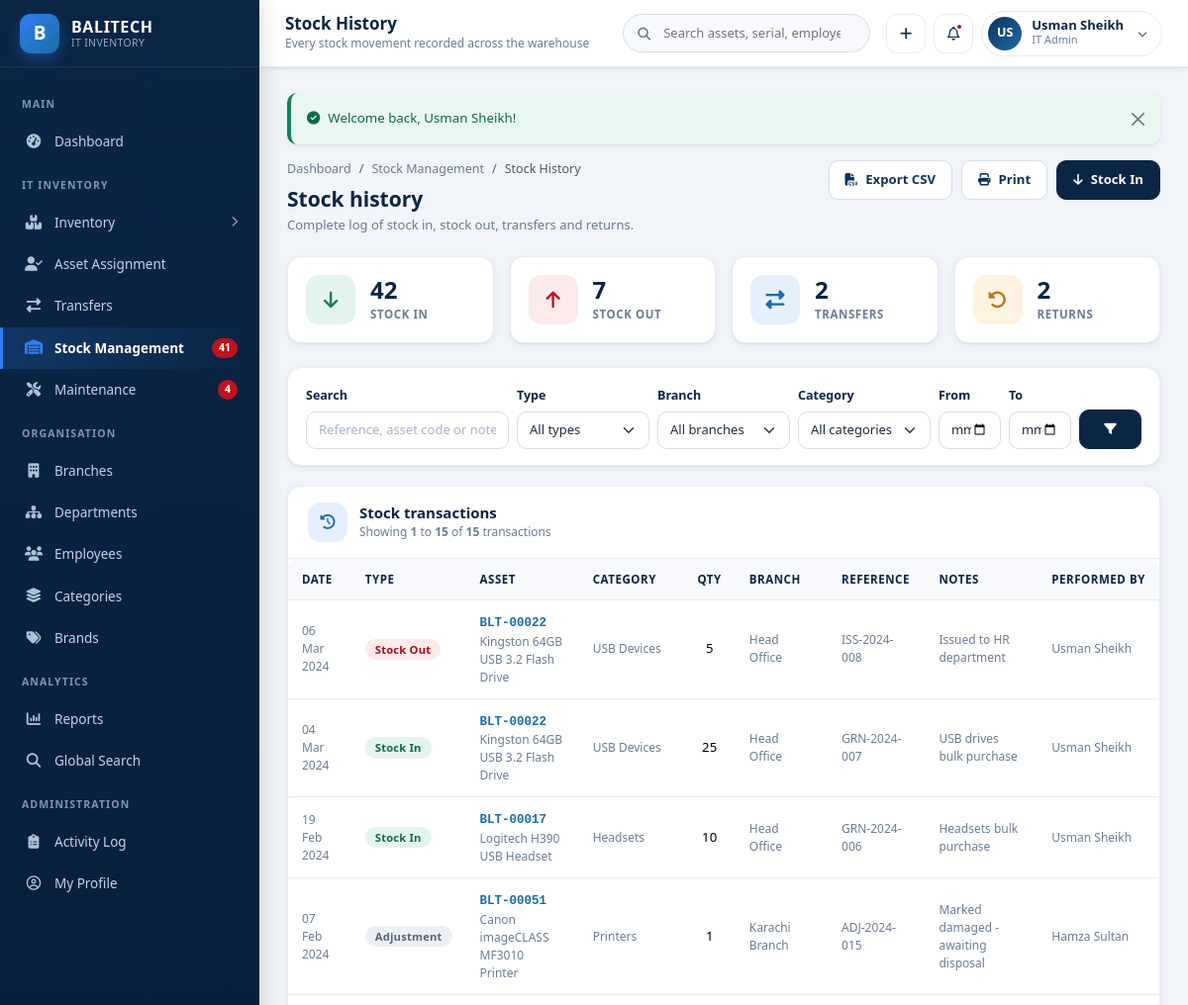
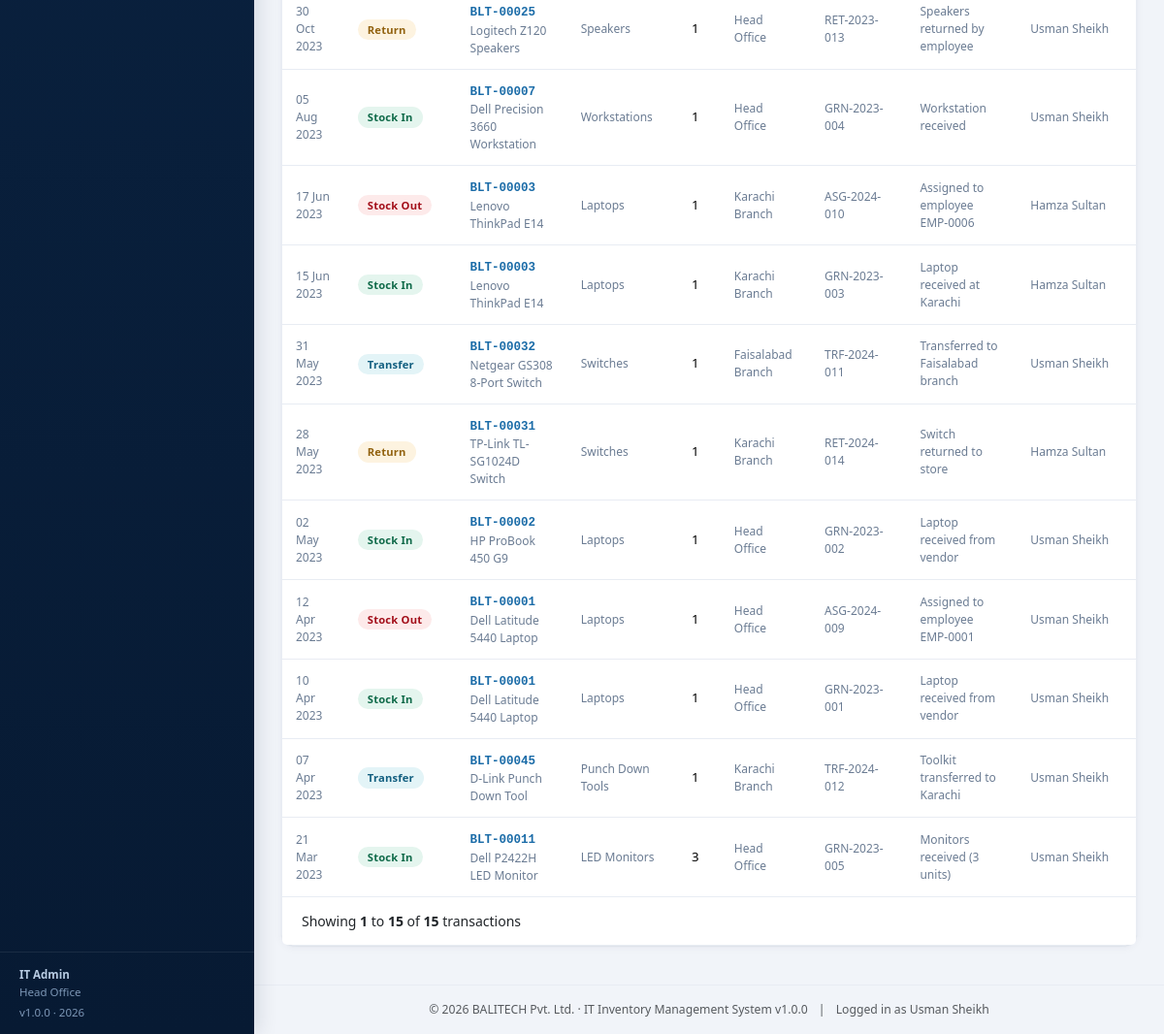
/stock/history.php (signed in), run on the app's committed database (2 pictures, top to bottom).
### tables this page shows
CREATE TABLE `users` (
  `id` INT UNSIGNED NOT NULL AUTO_INCREMENT,
  `username` VARCHAR(60) NOT NULL,
  `full_name` VARCHAR(120) NOT NULL,
  `email` VARCHAR(120) NOT NULL,
  `password` VARCHAR(255) NOT NULL,
  `role` ENUM('super_admin','it_admin','branch_staff','dept_manager') NOT NULL DEFAULT 'branch_staff',
  `branch_id` INT UNSIGNED DEFAULT NULL,
  `department_id` INT UNSIGNED DEFAULT NULL,
  `phone` VARCHAR(30) DEFAULT NULL,
  `avatar` VARCHAR(255) DEFAULT NULL,
  `status` ENUM('active','inactive') NOT NULL DEFAULT 'active',
  `last_login` DATETIME DEFAULT NULL,
  `created_at` DATETIME NOT NULL DEFAULT CURRENT_TIMESTAMP,
  `updated_at` DATETIME NOT NULL DEFAULT CURRENT_TIMESTAMP ON UPDATE CURRENT_TIMESTAMP,
  PRIMARY KEY (`id`),
  UNIQUE KEY `uq_user_username` (`username`),
  UNIQUE KEY `uq_user_email` (`email`),
  KEY `idx_user_role` (`role`),
  KEY `idx_user_branch` (`branch_id`),
  KEY `idx_user_dept` (`department_id`),
  CONSTRAINT `fk_user_branch` FOREIGN KEY (`branch_id`) REFERENCES `branches` (`id`) ON DELETE SET NULL ON UPDATE CASCADE,
  CONSTRAINT `fk_user_dept` FOREIGN KEY (`department_id`) REFERENCES `departments` (`id`) ON DELETE SET NULL ON UPDATE CASCADE
);

CREATE TABLE `branches` (
  `id` INT UNSIGNED NOT NULL AUTO_INCREMENT,
  `branch_code` VARCHAR(20) NOT NULL,
  `branch_name` VARCHAR(120) NOT NULL,
  `city` VARCHAR(80) NOT NULL,
  `address` VARCHAR(255) DEFAULT NULL,
  `branch_manager` VARCHAR(120) DEFAULT NULL,
  `contact_number` VARCHAR(30) DEFAULT NULL,
  `email` VARCHAR(120) DEFAULT NULL,
  `status` ENUM('active','inactive') NOT NULL DEFAULT 'active',
  `created_at` DATETIME NOT NULL DEFAULT CURRENT_TIMESTAMP,
  `updated_at` DATETIME NOT NULL DEFAULT CURRENT_TIMESTAMP ON UPDATE CURRENT_TIMESTAMP,
  PRIMARY KEY (`id`),
  UNIQUE KEY `uq_branch_code` (`branch_code`),
  KEY `idx_branch_status` (`status`),
  KEY `idx_branch_name` (`branch_name`)
);

CREATE TABLE `stock_transactions` (
  `id` INT UNSIGNED NOT NULL AUTO_INCREMENT,
  `asset_id` INT UNSIGNED DEFAULT NULL,
  `category_id` INT UNSIGNED DEFAULT NULL,
  `transaction_type` ENUM('in','out','transfer','return','adjustment') NOT NULL,
  `quantity` INT NOT NULL DEFAULT 1,
  `branch_id` INT UNSIGNED DEFAULT NULL,
  `reference_no` VARCHAR(60) DEFAULT NULL,
  `notes` VARCHAR(255) DEFAULT NULL,
  `performed_by` INT UNSIGNED DEFAULT NULL,
  `transaction_date` DATE NOT NULL,
  `created_at` DATETIME NOT NULL DEFAULT CURRENT_TIMESTAMP,
  PRIMARY KEY (`id`),
  KEY `idx_stk_asset` (`asset_id`),
  KEY `idx_stk_category` (`category_id`),
  KEY `idx_stk_type` (`transaction_type`),
  KEY `idx_stk_date` (`transaction_date`),
  KEY `idx_stk_branch` (`branch_id`),
  CONSTRAINT `fk_stk_asset` FOREIGN KEY (`asset_id`) REFERENCES `inventory` (`id`) ON DELETE CASCADE ON UPDATE CASCADE,
  CONSTRAINT `fk_stk_category` FOREIGN KEY (`category_id`) REFERENCES `asset_categories` (`id`) ON DELETE SET NULL ON UPDATE CASCADE,
  CONSTRAINT `fk_stk_branch` FOREIGN KEY (`branch_id`) REFERENCES `branches` (`id`) ON DELETE SET NULL ON UPDATE CASCADE,
  CONSTRAINT `fk_stk_user` FOREIGN KEY (`performed_by`) REFERENCES `users` (`id`) ON DELETE SET NULL ON UPDATE CASCADE
);

CREATE TABLE `inventory` (
  `id` INT UNSIGNED NOT NULL AUTO_INCREMENT,
  `asset_code` VARCHAR(30) NOT NULL,
  `category_id` INT UNSIGNED NOT NULL,
  `brand_id` INT UNSIGNED DEFAULT NULL,
  `equipment_name` VARCHAR(150) NOT NULL,
  `model_number` VARCHAR(100) DEFAULT NULL,
  `serial_number` VARCHAR(100) DEFAULT NULL,
  `branch_id` INT UNSIGNED DEFAULT NULL,
  `department_id` INT UNSIGNED DEFAULT NULL,
  `assigned_employee_id` INT UNSIGNED DEFAULT NULL,
  `purchase_date` DATE DEFAULT NULL,
  `purchase_price` DECIMAL(12,2) NOT NULL DEFAULT 0.00,
  `warranty_expiry` DATE DEFAULT NULL,
  `asset_condition` ENUM('New','Good','Fair','Poor') NOT NULL DEFAULT 'Good',
  `status` ENUM('available','assigned','under_maintenance','damaged','retired') NOT NULL DEFAULT 'available',
  `remarks` TEXT DEFAULT NULL,
  `created_by` INT UNSIGNED DEFAULT NULL,
  `created_at` DATETIME NOT NULL DEFAULT CURRENT_TIMESTAMP,
  `updated_at` DATETIME NOT NULL DEFAULT CURRENT_TIMESTAMP ON UPDATE CURRENT_TIMESTAMP,
  PRIMARY KEY (`id`),
  UNIQUE KEY `uq_asset_code` (`asset_code`),
  UNIQUE KEY `uq_asset_serial` (`serial_number`),
  KEY `idx_inv_category` (`category_id`),
  KEY `idx_inv_brand` (`brand_id`),
  KEY `idx_inv_branch` (`branch_id`),
  KEY `idx_inv_dept` (`department_id`),
  KEY `idx_inv_emp` (`assigned_employee_id`),
  KEY `idx_inv_status` (`status`),
  KEY `idx_inv_purchase` (`purchase_date`),
  KEY `idx_inv_name` (`equipment_name`),
  CONSTRAINT `fk_inv_category` FOREIGN KEY (`category_id`) REFERENCES `asset_categories` (`id`) ON DELETE RESTRICT ON UPDATE CASCADE,
  CONSTRAINT `fk_inv_brand` FOREIGN KEY (`brand_id`) REFERENCES `brands` (`id`) ON DELETE SET NULL ON UPDATE CASCADE,
  CONSTRAINT `fk_inv_branch` FOREIGN KEY (`branch_id`) REFERENCES `branches` (`id`) ON DELETE SET NULL ON UPDATE CASCADE,
  CONSTRAINT `fk_inv_dept` FOREIGN KEY (`department_id`) REFERENCES `departments` (`id`) ON DELETE SET NULL ON UPDATE CASCADE,
  CONSTRAINT `fk_inv_emp` FOREIGN KEY (`assigned_employee_id`) REFERENCES `employees` (`id`) ON DELETE SET NULL ON UPDATE CASCADE,
  CONSTRAINT `fk_inv_user` FOREIGN KEY (`created_by`) REFERENCES `users` (`id`) ON DELETE SET NULL ON UPDATE CASCADE
);

CREATE TABLE `asset_categories` (
  `id` INT UNSIGNED NOT NULL AUTO_INCREMENT,
  `category_code` VARCHAR(20) NOT NULL,
  `category_name` VARCHAR(120) NOT NULL,
  `parent_id` INT UNSIGNED DEFAULT NULL,
  `description` VARCHAR(255) DEFAULT NULL,
  `low_stock_threshold` INT NOT NULL DEFAULT 5,
  `status` ENUM('active','inactive') NOT NULL DEFAULT 'active',
  `created_at` DATETIME NOT NULL DEFAULT CURRENT_TIMESTAMP,
  PRIMARY KEY (`id`),
  UNIQUE KEY `uq_cat_code` (`category_code`),
  KEY `idx_cat_parent` (`parent_id`),
  KEY `idx_cat_name` (`category_name`),
  CONSTRAINT `fk_cat_parent` FOREIGN KEY (`parent_id`) REFERENCES `asset_categories` (`id`) ON DELETE CASCADE ON UPDATE CASCADE
);

### stock/history.php (the view, shortened to what the rows shown need)
<?php
require_once __DIR__ . '/../init.php';
$scope       = rbac_scope('i');
$scopeSql    = $scope['sql'];
$page     = max(1, (int) get_param('page', 1));
$perPage  = ITEMS_PER_PAGE;
$where  = '1 = 1';
$offset = ($page - 1) * $perPage;
$listSql = "SELECT s.id, s.transaction_type, s.quantity, s.reference_no, s.notes,
                   s.transaction_date, s.created_at,
                   i.id AS asset_id, i.asset_code, i.equipment_name,
                   c.category_name, b.branch_name,
                   u.full_name AS performed_by_name
              FROM stock_transactions s
              LEFT JOIN inventory i ON i.id = s.asset_id
              LEFT JOIN asset_categories c ON c.id = s.category_id
              LEFT JOIN branches b ON b.id = s.branch_id
              LEFT JOIN users u ON u.id = s.performed_by
             WHERE $where $scopeSql
             ORDER BY s.transaction_date DESC, s.id DESC
             LIMIT :limit OFFSET :offset";
$stmt = db()->prepare($listSql);
$stmt->bindValue(':limit', $perPage, PDO::PARAM_INT);
$stmt->bindValue(':offset', $offset, PDO::PARAM_INT);
$stmt->execute();
$transactions = $stmt->fetchAll();
$page_title    = 'Stock History';
require __DIR__ . '/../includes/header.php';
?>
<div class="page-head">
    <div>
        <h2>Stock history</h2>
    </div>
</div>
<div class="row g-3 mb-4">
</div>
<form class="filter-bar" method="get" action="<?= url('stock/history.php') ?>">
</form>
<div class="card">
    <div class="table-responsive">
        <table class="table" id="stockTable">
            <thead>
                <tr>
                    <th>Date</th>
                    <th>Type</th>
                    <th>Asset</th>
                    <th>Category</th>
                    <th class="text-center">Qty</th>
                    <th>Branch</th>
                    <th>Reference</th>
                    <th>Notes</th>
                    <th>Performed by</th>
                </tr>
            </thead>
            <tbody>
            <?php foreach ($transactions as $row): ?>
                <tr>
                    <td class="text-muted-sm"><?= e(fdate($row['transaction_date'])) ?></td>
                    <td><?= stock_badge($row['transaction_type']) ?></td>
                    <td>
                        <?php if ($row['asset_id']): ?>
                            <a class="fw-code" href="<?= url('inventory/view.php?id=' . (int) $row['asset_id']) ?>"><?= e($row['asset_code']) ?></a>
                            <div class="text-muted-sm"><?= e($row['equipment_name']) ?></div>
                        <?php else: ?>
                            <span class="text-muted-sm">-</span>
                        <?php endif; ?>
                    </td>
                    <td class="text-muted-sm"><?= e($row['category_name'] ?: '-') ?></td>
                    <td class="text-center"><?= (int) $row['quantity'] ?></td>
                    <td class="text-muted-sm"><?= e($row['branch_name'] ?: '-') ?></td>
                    <td class="text-muted-sm"><?= e($row['reference_no'] ?: '-') ?></td>
                    <td class="text-muted-sm"><?= e($row['notes'] ?: '-') ?></td>
                    <td class="text-muted-sm"><?= e($row['performed_by_name'] ?: '-') ?></td>
                </tr>
            <?php endforeach; ?>
            </tbody>
        </table>
    </div>
</div>
<?php require __DIR__ . '/../includes/footer.php'; ?>

### includes/header.php (shortened to what the rows shown need)
<?php
require_once __DIR__ . '/auth.php';
$page_title   = $page_title   ?? 'Dashboard';
?>
<!DOCTYPE html>
<html lang="en">
<head>
<link rel="stylesheet" href="https://cdn.jsdelivr.net/npm/bootstrap@5.3.3/dist/css/bootstrap.min.css">
<link rel="stylesheet" href="https://cdnjs.cloudflare.com/ajax/libs/font-awesome/6.5.2/css/all.min.css">
<link rel="stylesheet" href="<?= url('assets/css/style.css') ?>">
</head>
<body>
<div class="app-wrapper">
    <?php require __DIR__ . '/sidebar.php'; ?>
    <div class="app-main">
        <header class="app-topbar no-print">
            <div class="topbar-titles">
                <h1><?= e($page_title) ?></h1>
            </div>
            <form class="topbar-search" action="<?= url('search.php') ?>" method="get" role="search">
            </form>
            <div class="topbar-actions">
                <div class="dropdown">
                    <button class="user-chip" type="button" data-bs-toggle="dropdown" aria-expanded="false">
                        <span class="avatar"><?= e(user_initials($user['full_name'])) ?></span>
                        <span class="text-start">
                            <span class="u-name d-block"><?= e($user['full_name']) ?></span>
                            <span class="u-role d-block"><?= e(role_label($user['role'])) ?></span>
                        </span>
                        <i class="fa-solid fa-chevron-down ms-1" style="font-size:10px;opacity:.6"></i>
                    </button>
                </div>
            </div>
        </header>
        <main class="app-content">
            <?= render_flash() ?>

### includes/sidebar.php (shortened to what the rows shown need)
<?php
$user = current_user();
?>
<aside class="app-sidebar no-print" id="appSidebar">
    <div class="sidebar-brand">
        <span class="brand-mark">B</span>
        <span class="brand-text">
        </span>
    </div>
    <div class="sidebar-scroll">
        <div class="nav-label">Main</div>
        <ul class="sidebar-nav">
        </ul>
        <div class="nav-label">IT Inventory</div>
        <ul class="sidebar-nav">
        </ul>
        <div class="nav-label">Organisation</div>
        <ul class="sidebar-nav">
        </ul>
        <div class="nav-label">Analytics</div>
        <ul class="sidebar-nav">
        </ul>
        <?php if (is_role('super_admin', 'it_admin')): ?>
        <div class="nav-label">Administration</div>
        <ul class="sidebar-nav">
        </ul>
        <?php endif; ?>
    </div>
    <div class="sidebar-footer">
        <strong><?= e(role_label($user['role'] ?? '')) ?></strong><br>
        <?= $user['branch_name'] ? e($user['branch_name']) : 'All branches access' ?>
        <div class="mt-1">v<?= e(APP_VERSION) ?> &middot; <?= date('Y') ?></div>
    </div>
</aside>

### includes/functions.php (shortened to what the rows shown need)
<?php
require_once __DIR__ . '/../config/database.php';
function e($value): string
{
    return htmlspecialchars((string) $value, ENT_QUOTES | ENT_SUBSTITUTE, 'UTF-8');
}
function url(string $path = ''): string
{
    return BASE_URL . ltrim($path, '/');
}
function get_flash(): array
{
    $messages = $_SESSION['flash'] ?? [];
    return $messages;
}
function render_flash(): string
{
    $html = '';
    foreach (get_flash() as $flash) {
        $type = in_array($flash['type'], ['success', 'danger', 'warning', 'info'], true) ? $flash['type'] : 'info';
        $icon = [
            'success' => 'fa-circle-check',
            'danger'  => 'fa-circle-xmark',
            'warning' => 'fa-triangle-exclamation',
            'info'    => 'fa-circle-info',
        ][$type];
        $html .= '<div class="alert alert-' . $type . ' alert-dismissible fade show app-alert" role="alert">'
               . '<i class="fa-solid ' . $icon . ' me-2"></i>' . e($flash['message'])
               . '<button type="button" class="btn-close" data-bs-dismiss="alert" aria-label="Close"></button></div>';
    }
    return $html;
}
function fdate($date, string $format = 'd M Y'): string
{
    $time = strtotime((string) $date);
    return $time ? date($format, $time) : '-';
}
function stock_types(): array
{
    return [
        'in'         => 'Stock In',
        'out'        => 'Stock Out',
        'transfer'   => 'Transfer',
        'return'     => 'Return',
        'adjustment' => 'Adjustment',
    ];
}
function roles_list(): array
{
    return [
        'super_admin'  => 'Super Admin',
        'it_admin'     => 'IT Admin',
        'branch_staff' => 'Branch IT Staff',
        'dept_manager' => 'Department Manager',
    ];
}
function role_label(?string $role): string
{
    return roles_list()[$role] ?? 'Unknown';
}
function stock_badge(?string $type): string
{
    $map = ['in' => 'success', 'out' => 'danger', 'transfer' => 'info', 'return' => 'warning', 'adjustment' => 'secondary'];
    $label = stock_types()[$type] ?? ucfirst((string) $type);
    return '<span class="badge badge-soft badge-' . ($map[$type] ?? 'secondary') . '">' . e($label) . '</span>';
}

### includes/footer.php (shortened to what the rows shown need)
        </main>
        <footer class="app-content py-3 text-center text-muted no-print" style="font-size:12.2px;border-top:1px solid var(--gray-200)">
            &copy; <?= date('Y') ?> <?= e(APP_COMPANY) ?> &middot; IT Inventory Management System v<?= e(APP_VERSION) ?>
            <span class="mx-2">|</span> Logged in as <?= e(current_user()['full_name'] ?? '') ?>
        </footer>
    </div>
</div>
</body>
</html>

### data on the page
users: role "IT Admin", branch.branch_name "Head Office", full_name "US", full_name "Usman Sheikh"
stock_transactions: transaction_date "06 Mar 2024", transaction_type "Stock Out", asset.asset_code "BLT-00022", asset.equipment_name "Kingston 64GB USB 3.2 Flash Drive", category.category_name "USB Devices", quantity "5", branch.branch_name "Head Office", reference_no "ISS-2024-008", notes "Issued to HR department", performed_by.full_name "Usman Sheikh"
stock_transactions: transaction_date "04 Mar 2024", transaction_type "Stock In", asset.asset_code "BLT-00022", asset.equipment_name "Kingston 64GB USB 3.2 Flash Drive", category.category_name "USB Devices", quantity "25", branch.branch_name "Head Office", reference_no "GRN-2024-007", notes "USB drives bulk purchase", performed_by.full_name "Usman Sheikh"
stock_transactions: transaction_date "19 Feb 2024", transaction_type "Stock In", asset.asset_code "BLT-00017", asset.equipment_name "Logitech H390 USB Headset", category.category_name "Headsets", quantity "10", branch.branch_name "Head Office", reference_no "GRN-2024-006", notes "Headsets bulk purchase", performed_by.full_name "Usman Sheikh"
stock_transactions: transaction_date "07 Feb 2024", transaction_type "Adjustment", asset.asset_code "BLT-00051", asset.equipment_name "Canon imageCLASS MF3010 Printer", category.category_name "Printers", quantity "1", branch.branch_name "Karachi Branch", reference_no "ADJ-2024-015", notes "Marked damaged - awaiting disposal", performed_by.full_name "Hamza Sultan"
stock_transactions: transaction_date "30 Oct 2023", transaction_type "Return", asset.asset_code "BLT-00025", asset.equipment_name "Logitech Z120 Speakers", category.category_name "Speakers", quantity "1", branch.branch_name "Head Office", reference_no "RET-2023-013", notes "Speakers returned by employee", performed_by.full_name "Usman Sheikh"
stock_transactions: transaction_date "05 Aug 2023", transaction_type "Stock In", asset.asset_code "BLT-00007", asset.equipment_name "Dell Precision 3660 Workstation", category.category_name "Workstations", quantity "1", branch.branch_name "Head Office", reference_no "GRN-2023-004", notes "Workstation received", performed_by.full_name "Usman Sheikh"
stock_transactions: transaction_date "17 Jun 2023", transaction_type "Stock Out", asset.asset_code "BLT-00003", asset.equipment_name "Lenovo ThinkPad E14", category.category_name "Laptops", quantity "1", branch.branch_name "Karachi Branch", reference_no "ASG-2024-010", notes "Assigned to employee EMP-0006", performed_by.full_name "Hamza Sultan"
stock_transactions: transaction_date "15 Jun 2023", transaction_type "Stock In", asset.asset_code "BLT-00003", asset.equipment_name "Lenovo ThinkPad E14", category.category_name "Laptops", quantity "1", branch.branch_name "Karachi Branch", reference_no "GRN-2023-003", notes "Laptop received at Karachi", performed_by.full_name "Hamza Sultan"
stock_transactions: transaction_date "31 May 2023", transaction_type "Transfer", asset.asset_code "BLT-00032", asset.equipment_name "Netgear GS308 8-Port Switch", category.category_name "Switches", quantity "1", branch.branch_name "Faisalabad Branch", reference_no "TRF-2024-011", notes "Transferred to Faisalabad branch", performed_by.full_name "Usman Sheikh"
stock_transactions: transaction_date "28 May 2023", transaction_type "Return", asset.asset_code "BLT-00031", asset.equipment_name "TP-Link TL-SG1024D Switch", category.category_name "Switches", quantity "1", branch.branch_name "Karachi Branch", reference_no "RET-2024-014", notes "Switch returned to store", performed_by.full_name "Hamza Sultan"
stock_transactions: transaction_date "02 May 2023", transaction_type "Stock In", asset.asset_code "BLT-00002", asset.equipment_name "HP ProBook 450 G9", category.category_name "Laptops", quantity "1", branch.branch_name "Head Office", reference_no "GRN-2023-002", notes "Laptop received from vendor", performed_by.full_name "Usman Sheikh"
stock_transactions: transaction_date "12 Apr 2023", transaction_type "Stock Out", asset.asset_code "BLT-00001", asset.equipment_name "Dell Latitude 5440 Laptop", category.category_name "Laptops", quantity "1", branch.branch_name "Head Office", reference_no "ASG-2024-009", notes "Assigned to employee EMP-0001", performed_by.full_name "Usman Sheikh"
stock_transactions: transaction_date "10 Apr 2023", transaction_type "Stock In", asset.asset_code "BLT-00001", asset.equipment_name "Dell Latitude 5440 Laptop", category.category_name "Laptops", quantity "1", branch.branch_name "Head Office", reference_no "GRN-2023-001", notes "Laptop received from vendor", performed_by.full_name "Usman Sheikh"
stock_transactions: transaction_date "07 Apr 2023", transaction_type "Transfer", asset.asset_code "BLT-00045", asset.equipment_name "D-Link Punch Down Tool", category.category_name "Punch Down Tools", quantity "1", branch.branch_name "Karachi Branch", reference_no "TRF-2024-012", notes "Toolkit transferred to Karachi", performed_by.full_name "Usman Sheikh"
stock_transactions: transaction_date "21 Mar 2023", transaction_type "Stock In", asset.asset_code "BLT-00011", asset.equipment_name "Dell P2422H LED Monitor", category.category_name "LED Monitors", quantity "3", branch.branch_name "Head Office", reference_no "GRN-2023-005", notes "Monitors received (3 units)", performed_by.full_name "Usman Sheikh"

### other printed values
$notifLowStock "41"
$notifMaintenance "4"
APP_VERSION "1.0.0"
$page_title "Stock History"
$page_subtitle "Every stock movement recorded across the warehouse"
$flash['message'] "Welcome back, Usman Sheikh!"
$value "42"
$label "STOCK IN"
$value "7"
$label "STOCK OUT"
$value "2"
$label "TRANSFERS"
$label "RETURNS"
$start "1 1"
$end "15 15"
